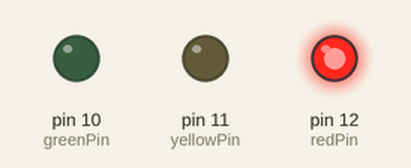
The sketch below on a simulated Arduino Uno, built with avr-gcc and run on an emulated ATmega328P. On the bench: output pins drawn as LEDs (lit = HIGH).

Above: at 1.5 s.
At 3.5 s:
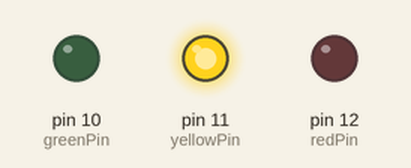
At 5.5 s:
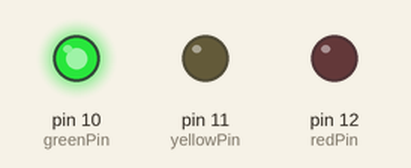
Timing chart, 0 to 9.1 s (numbered marks = the images above):
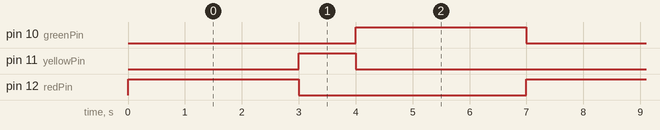

The sketch:

sketch.ino
```cpp
// LED pin connections
const int redPin = 12;
const int yellowPin = 11;
const int greenPin = 10;

void setup()
{
    // Initialize digital pins as outputs
    pinMode(redPin, OUTPUT);
    pinMode(yellowPin, OUTPUT);
    pinMode(greenPin, OUTPUT);
}

void loop()
{
    // 1. Red signal active for 3 seconds
    digitalWrite(redPin, HIGH);
    digitalWrite(yellowPin, LOW);
    digitalWrite(greenPin, LOW);
    delay(3000);

    // 2. Yellow signal active for 1 second
    digitalWrite(redPin, LOW);
    digitalWrite(yellowPin, HIGH);
    digitalWrite(greenPin, LOW);
    delay(1000);

    // 3. Green signal active for 3 seconds
    digitalWrite(redPin, LOW);
    digitalWrite(yellowPin, LOW);
    digitalWrite(greenPin, HIGH);
    delay(3000);
}
```

Measured:
- by itself, pin 10 (greenPin), pin 12 (redPin): alternates HIGH for 3.0 s and LOW for 4.0 s
- by itself, pin 11 (yellowPin): alternates HIGH for 1.0 s and LOW for 6.0 s
- by itself, everything shown: repeats every 7.0 s, in 3 steps
